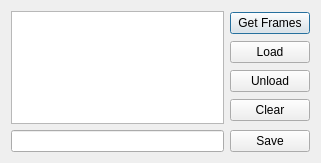
<?xml version="1.0" encoding="UTF-8"?>
<ui version="4.0">
 <class>RegionFrameManager</class>
 <widget class="QDialog" name="RegionFrameManager">
  <property name="geometry">
   <rect>
    <x>0</x>
    <y>0</y>
    <width>321</width>
    <height>163</height>
   </rect>
  </property>
  <property name="windowTitle">
   <string>Region Frame Manager</string>
  </property>
  <layout class="QVBoxLayout" name="verticalLayout_2">
   <item>
    <layout class="QHBoxLayout" name="horizontalLayout_3">
     <item>
      <widget class="QListWidget" name="listWidget">
       <property name="editTriggers">
        <set>QAbstractItemView::NoEditTriggers</set>
       </property>
      </widget>
     </item>
     <item>
      <layout class="QVBoxLayout" name="verticalLayout">
       <item>
        <widget class="QPushButton" name="listButton">
         <property name="text">
          <string>Get Frames</string>
         </property>
        </widget>
       </item>
       <item>
        <widget class="QPushButton" name="loadButton">
         <property name="text">
          <string>Load</string>
         </property>
        </widget>
       </item>
       <item>
        <widget class="QPushButton" name="unloadButton">
         <property name="text">
          <string>Unload</string>
         </property>
        </widget>
       </item>
       <item>
        <widget class="QPushButton" name="clearButton">
         <property name="text">
          <string>Clear</string>
         </property>
        </widget>
       </item>
      </layout>
     </item>
    </layout>
   </item>
   <item>
    <layout class="QHBoxLayout" name="horizontalLayout_2">
     <item>
      <widget class="QLineEdit" name="framenameEdit"/>
     </item>
     <item>
      <widget class="QPushButton" name="saveButton">
       <property name="text">
        <string>Save</string>
       </property>
      </widget>
     </item>
    </layout>
   </item>
  </layout>
 </widget>
 <resources/>
 <connections/>
</ui>
